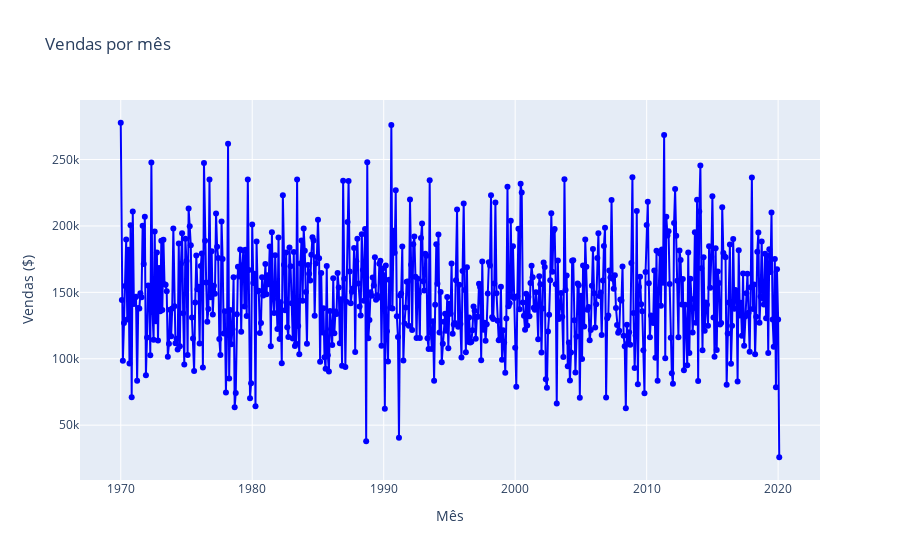

The cell this chart's notebook holds for it:
### Code cell
layout = dict(title = 'Vendas por mês',
              xaxis = dict(title = 'Mês'),
              yaxis = dict(title = 'Vendas ($)'),
             )
data = [go.Scatter(x=vendas_por_mes.index, y=vendas_por_mes, mode='lines+markers',
                   marker=dict(color='blue'))]
fig = dict(data=data, layout=layout)
iplot(fig)

### Figure 1 — Plotly figure (JSON) as saved in the notebook; plotly's stock layout.template omitted (floating-point values rounded to 4 significant figures; data arrays with more than 128 entries replaced by an {"elided": "..."} marker saying what was removed)
{"data": [{"marker": {"color": "blue"}, "mode": "lines+markers", "type": "scatter", "x": {"elided": "602 str values"}, "y": {"elided": "602 float values"}}], "layout": {"title": {"text": "Vendas por mês"}, "xaxis": {"title": {"text": "Mês"}}, "yaxis": {"title": {"text": "Vendas ($)"}}}}
